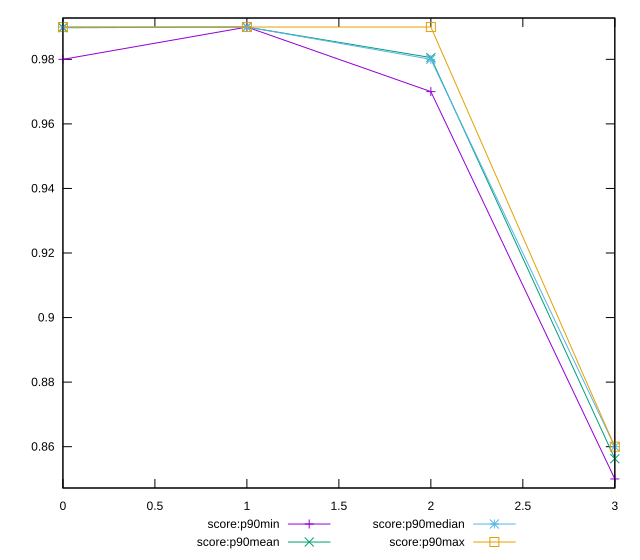

This chart was generated by the following gnuplot code:
reset

$scoreP90Min <<EOF
0 0.98
1 0.99
2 0.97
3 0.85
EOF

$scoreP90Mean <<EOF
0 0.9897872340425521
1 0.9899999999999988
2 0.9805376344086023
3 0.8562765957446805
EOF

$scoreP90Median <<EOF
0 0.99
1 0.99
2 0.98
3 0.86
EOF

$scoreP90Max <<EOF
0 0.99
1 0.99
2 0.99
3 0.86
EOF

set key outside below
set xrange [0:3]
set yrange [0.8472:0.9928]
set trange [0.8472:0.9928]
set terminal svg size 640, 560 enhanced background rgb 'white'
set output "reports/report_00030_2021-02-24T20-42-31.540Z/first-contentful-paint/progression/score.svg"

plot $scoreP90Min title "score:p90min" with linespoints, \
     $scoreP90Mean title "score:p90mean" with linespoints, \
     $scoreP90Median title "score:p90median" with linespoints, \
     $scoreP90Max title "score:p90max" with linespoints

reset
